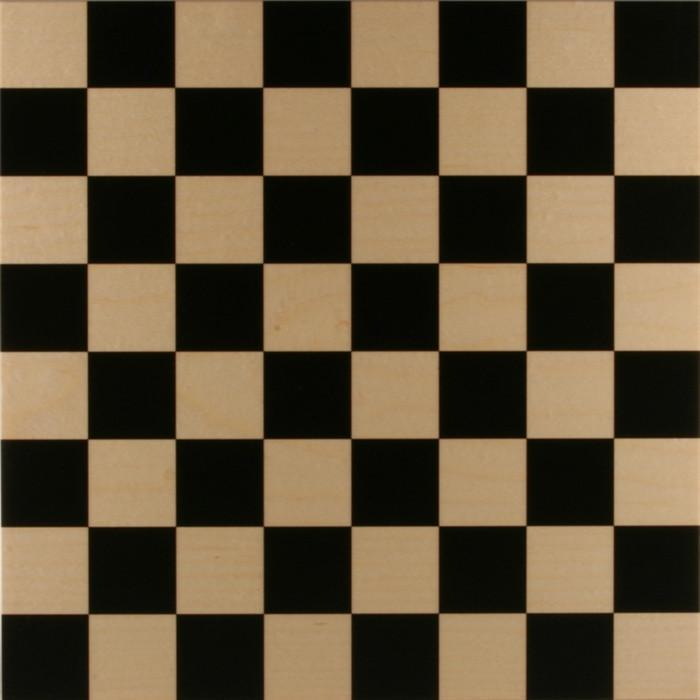
#> input picture OpenCV/5_Feature Detection/chess2.jpg, 700 x 700 px
$ python connected_components.py
#> lines starting #> are read from the running program, lines starting #| are printed output that depends on the picture; after the words box and inside, x2 and y2 are one past the last pixel; in counts of white or black regions, pixels touching at a corner belong together
import cv2
import numpy as np

img = cv2.imread('chess2.jpg')
#> img is the input picture: shape (700, 700, 3); mean B, G, R 58.9, 81.6, 96.7
imgray = cv2.cvtColor(img, cv2.COLOR_BGR2GRAY)
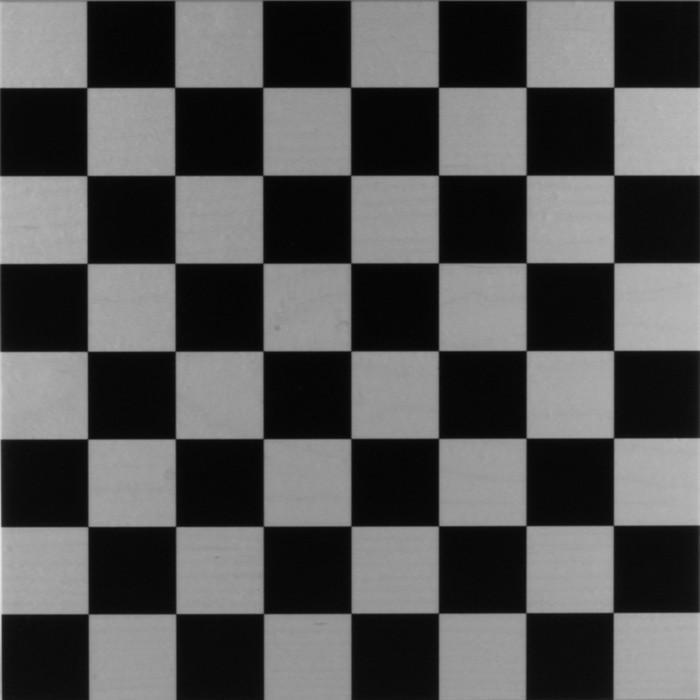
#> imgray: shape (700, 700); min 1, max 230, mean 83.5
ret, thresh = cv2.threshold(imgray, 127, 255, cv2.THRESH_BINARY)
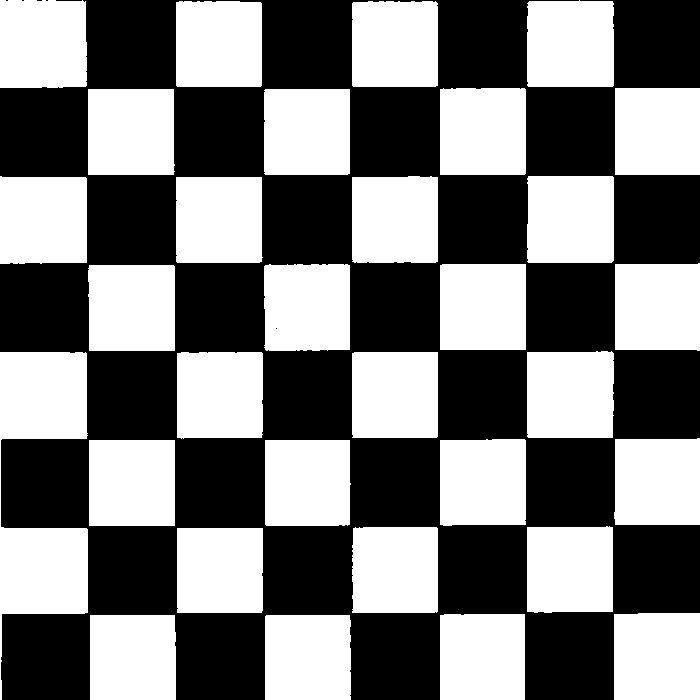
#> thresh: shape (700, 700); 48.3% white; 31 white regions, largest, box (x1, y1, x2, y2) and area: (0, 352, 88, 700) 15371, (0, 0, 87, 88) 7539, (527, 176, 614, 263) 7516

# find centroids for sub-pixel accuracy
# input: image --> the 8-bit single-channel image to be labeled
# opt input1: connectivity --> 8 for 8-way, 4 for 4-way
# opt input2: ltype --> output image label type (CV_32S or CV_16U)
# opt input3: ccltype --> connected components algorithm type
    # cv.CCL_WU --> SAUF for 8-way, SAUF for 4-way
    # cv.CCL_DEFAULT --> BBDT for 8-way, SAUF for 4-way
    # cv.CCL_GRANA --> BBDT for 8-way, SAUF for 4-way
# output1: labels --> destination labeled image
# output2: stats --> select with (label, COLUMN), where COLUMN is:
    # CC_STAT_LEFT --> the leftmost x coordinate which is the inclusive start of the bounding box in the horizontal direction
    # CC_STAT_TOP --> the topmost y coordinate which is the inclusive start of the bounding box in the vertical direction
    # CC_STAT_WIDTH --> the horizontal size of the bounding box
    # CC_STAT_HEIGHT --> the vertical size of the bounding box
    # CC_STAT_AREA --> total area (in pixels) of the connected component
# output3: centroids --> centroid for each label, including the background label
    # accessed via centroids(label, 0) for x and centroids(label, 1) for y
ret, labels, stats, centroids = cv2.connectedComponentsWithStats(thresh)
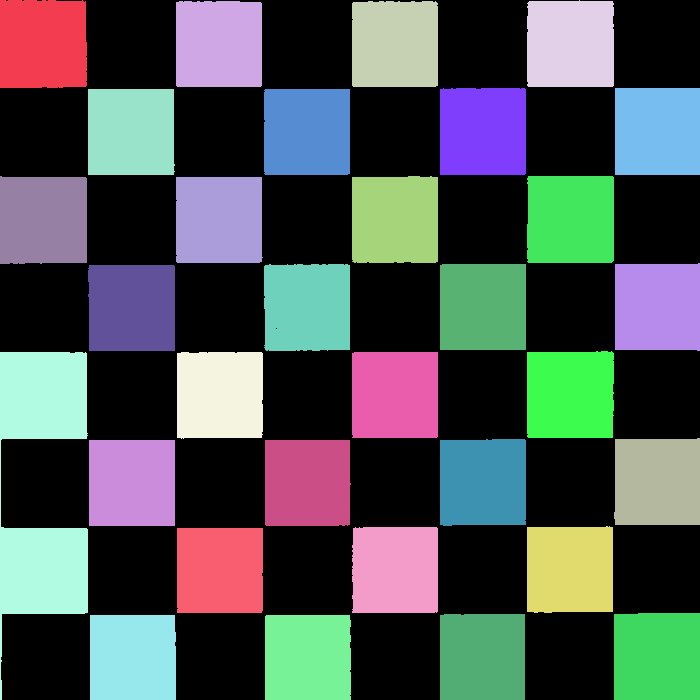
#> labels: shape (700, 700) int32; 32 distinct labels, from 0 to 31; one colour per label, 0 black
#> ret = 32; stats = 32 rows, first 6: [0, 0, 700, 700, 253145], [0, 0, 87, 88, 7539], [176, 1, 86, 86, 7354], [352, 1, 86, 86, 7339], [527, 0, 87, 87, 7449], [88, 89, 87, 86, 7399]; centroids = 32 pairs, first value 42.54 to 657, second value 43.59 to 657.1

ordered = np.unique(labels)[1:]
#> ordered = 31 values from 1 to 31
ordered = sorted(ordered, key = lambda x: stats[x, 4])
#> ordered = 31 values, max 31 at index 2, min 1 at index 29, mean 16
for label in ordered:
    print(str(label) + ", area: " + str(stats[label, 4]))
    mask = np.zeros(labels.shape)
    # print(mask.shape)
    mask[labels == label] = 255
    cv2.imshow('label', mask)
    if cv2.waitKey(0) & 0xFF == ord('q'):
        break
#> this loop made 1 pass; (key q is pressed on pass 1)
#> label on pass 1: 30
#| 30, area: 7287
#> pass 1, `cv2.imshow('label', mask)`:
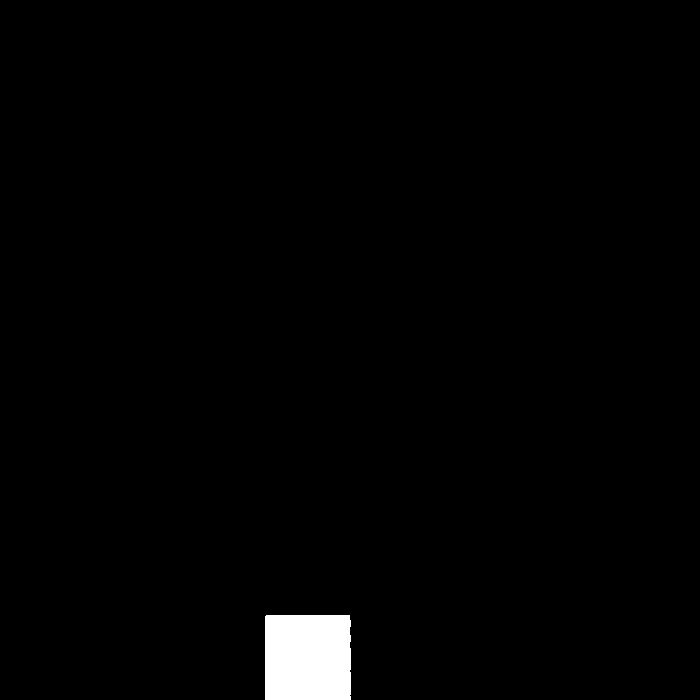
#> window 'label': shape (700, 700); 1.5% white; 1 white region, box (x1, y1, x2, y2) and area: (265, 615, 351, 700) 7287
cv2.destroyAllWindows()
